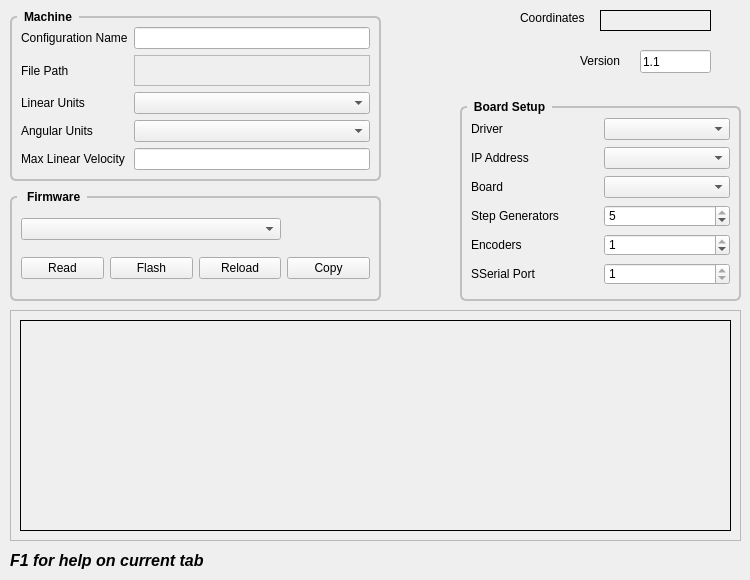
      <widget class="QWidget" name="machine">
       <attribute name="title">
        <string>Machine</string>
       </attribute>
       <widget class="QLabel" name="label_30">
        <property name="geometry">
         <rect>
          <x>580</x>
          <y>50</y>
          <width>59</width>
          <height>21</height>
         </rect>
        </property>
        <property name="text">
         <string>Version</string>
        </property>
       </widget>
       <widget class="QLineEdit" name="versionLE">
        <property name="geometry">
         <rect>
          <x>640</x>
          <y>50</y>
          <width>71</width>
          <height>23</height>
         </rect>
        </property>
        <property name="text">
         <string>1.1</string>
        </property>
       </widget>
       <widget class="QGroupBox" name="gridGroupBox">
        <property name="geometry">
         <rect>
          <x>460</x>
          <y>100</y>
          <width>281</width>
          <height>201</height>
         </rect>
        </property>
        <property name="styleSheet">
         <string notr="true">QGroupBox {
    font: bold;
    border: 2px solid silver;
    border-radius: 6px;
    margin-top: 6px;
}

QGroupBox::title {
    subcontrol-origin: margin;
    left: 7px;
    padding: 0px 5px 0px 5px;
}</string>
        </property>
        <property name="title">
         <string>Board Setup</string>
        </property>
        <layout class="QGridLayout" name="gridLayout_26">
         <item row="4" column="1">
          <widget class="QSpinBox" name="encodersSB">
           <property name="minimum">
            <number>0</number>
           </property>
           <property name="maximum">
            <number>1</number>
           </property>
           <property name="value">
            <number>1</number>
           </property>
          </widget>
         </item>
         <item row="3" column="1">
          <widget class="QSpinBox" name="stepgensSB">
           <property name="minimum">
            <number>1</number>
           </property>
           <property name="maximum">
            <number>5</number>
           </property>
           <property name="value">
            <number>5</number>
           </property>
          </widget>
         </item>
         <item row="0" column="0">
          <widget class="QLabel" name="label_36">
           <property name="text">
            <string>Driver</string>
           </property>
          </widget>
         </item>
         <item row="1" column="1">
          <widget class="QComboBox" name="ipAddressCB"/>
         </item>
         <item row="3" column="0">
          <widget class="QLabel" name="label_33">
           <property name="text">
            <string>Step Generators</string>
           </property>
          </widget>
         </item>
         <item row="2" column="1">
          <widget class="QComboBox" name="boardCB"/>
         </item>
         <item row="0" column="1">
          <widget class="QComboBox" name="driverCB"/>
         </item>
         <item row="4" column="0">
          <widget class="QLabel" name="label_34">
           <property name="text">
            <string>Encoders</string>
           </property>
          </widget>
         </item>
         <item row="2" column="0">
          <widget class="QLabel" name="label_32">
           <property name="text">
            <string>Board</string>
           </property>
          </widget>
         </item>
         <item row="1" column="0">
          <widget class="QLabel" name="label_27">
           <property name="text">
            <string>IP Address</string>
           </property>
          </widget>
         </item>
         <item row="5" column="0">
          <widget class="QLabel" name="label_35">
           <property name="text">
            <string>SSerial Port</string>
           </property>
          </widget>
         </item>
         <item row="5" column="1">
          <widget class="QSpinBox" name="sserialSB">
           <property name="minimum">
            <number>1</number>
           </property>
           <property name="maximum">
            <number>1</number>
           </property>
          </widget>
         </item>
        </layout>
       </widget>
       <widget class="QLabel" name="label_10">
        <property name="geometry">
         <rect>
          <x>520</x>
          <y>10</y>
          <width>71</width>
          <height>16</height>
         </rect>
        </property>
        <property name="text">
         <string>Coordinates</string>
        </property>
       </widget>
       <widget class="QLabel" name="coordinatesLB">
        <property name="geometry">
         <rect>
          <x>600</x>
          <y>10</y>
          <width>111</width>
          <height>21</height>
         </rect>
        </property>
        <property name="frameShape">
         <enum>QFrame::Box</enum>
        </property>
        <property name="text">
         <string/>
        </property>
       </widget>
       <widget class="QScrollArea" name="scrollArea">
        <property name="geometry">
         <rect>
          <x>10</x>
          <y>310</y>
          <width>731</width>
          <height>231</height>
         </rect>
        </property>
        <property name="widgetResizable">
         <bool>true</bool>
        </property>
        <widget class="QWidget" name="scrollAreaWidgetContents">
         <property name="geometry">
          <rect>
           <x>0</x>
           <y>0</y>
           <width>729</width>
           <height>229</height>
          </rect>
         </property>
         <layout class="QHBoxLayout" name="horizontalLayout">
          <item>
           <widget class="QLabel" name="outputLB">
            <property name="font">
             <font>
              <family>Courier 10 Pitch</family>
              <pointsize>10</pointsize>
              <weight>75</weight>
              <bold>true</bold>
             </font>
            </property>
            <property name="frameShape">
             <enum>QFrame::Box</enum>
            </property>
            <property name="text">
             <string/>
            </property>
            <property name="alignment">
             <set>Qt::AlignLeading|Qt::AlignLeft|Qt::AlignTop</set>
            </property>
            <property name="textInteractionFlags">
             <set>Qt::LinksAccessibleByMouse|Qt::TextSelectableByMouse</set>
            </property>
           </widget>
          </item>
         </layout>
        </widget>
       </widget>
       <widget class="QGroupBox" name="gridGroupBox">
        <property name="geometry">
         <rect>
          <x>10</x>
          <y>190</y>
          <width>371</width>
          <height>111</height>
         </rect>
        </property>
        <property name="styleSheet">
         <string notr="true">QGroupBox {
    font: bold;
    border: 2px solid silver;
    border-radius: 6px;
    margin-top: 6px;
}

QGroupBox::title {
    subcontrol-origin: margin;
    left: 7px;
    padding: 0px 5px 0px 5px;
}</string>
        </property>
        <property name="title">
         <string> Firmware</string>
        </property>
        <layout class="QGridLayout" name="gridLayout_29">
         <item row="1" column="2">
          <widget class="QPushButton" name="reloadPB">
           <property name="text">
            <string>Reload</string>
           </property>
          </widget>
         </item>
         <item row="1" column="1">
          <widget class="QPushButton" name="flashPB">
           <property name="text">
            <string>Flash</string>
           </property>
          </widget>
         </item>
         <item row="0" column="0" colspan="3">
          <widget class="QComboBox" name="firmwareCB">
           <property name="sizePolicy">
            <sizepolicy hsizetype="Preferred" vsizetype="Fixed">
             <horstretch>0</horstretch>
             <verstretch>0</verstretch>
            </sizepolicy>
           </property>
          </widget>
         </item>
         <item row="1" column="0">
          <widget class="QPushButton" name="testConnectionPB">
           <property name="text">
            <string>Read</string>
           </property>
          </widget>
         </item>
         <item row="1" column="3">
          <widget class="QPushButton" name="copyPB">
           <property name="toolTip">
            <string>&lt;html&gt;&lt;head/&gt;&lt;body&gt;&lt;p&gt;Copy the Output&lt;br/&gt;to the clipboard&lt;/p&gt;&lt;/body&gt;&lt;/html&gt;</string>
           </property>
           <property name="text">
            <string>Copy</string>
           </property>
          </widget>
         </item>
        </layout>
       </widget>
       <widget class="QLabel" name="label_292">
        <property name="geometry">
         <rect>
          <x>10</x>
          <y>550</y>
          <width>261</width>
          <height>21</height>
         </rect>
        </property>
        <property name="font">
         <font>
          <pointsize>12</pointsize>
          <weight>75</weight>
          <italic>true</italic>
          <bold>true</bold>
         </font>
        </property>
        <property name="text">
         <string>F1 for help on current tab</string>
        </property>
       </widget>
       <widget class="QGroupBox" name="gridGroupBox">
        <property name="geometry">
         <rect>
          <x>10</x>
          <y>10</y>
          <width>371</width>
          <height>171</height>
         </rect>
        </property>
        <property name="styleSheet">
         <string notr="true">QGroupBox {
    font: bold;
    border: 2px solid silver;
    border-radius: 6px;
    margin-top: 6px;
}

QGroupBox::title {
    subcontrol-origin: margin;
    left: 7px;
    padding: 0px 5px 0px 5px;
}</string>
        </property>
        <property name="title">
         <string>Machine</string>
        </property>
        <layout class="QGridLayout" name="gridLayout_46">
         <property name="leftMargin">
          <number>9</number>
         </property>
         <property name="topMargin">
          <number>9</number>
         </property>
         <property name="rightMargin">
          <number>9</number>
         </property>
         <property name="bottomMargin">
          <number>9</number>
         </property>
         <item row="1" column="0">
          <widget class="QLabel" name="label_2">
           <property name="text">
            <string>File Path</string>
           </property>
          </widget>
         </item>
         <item row="2" column="0">
          <widget class="QLabel" name="label_3">
           <property name="text">
            <string>Linear Units</string>
           </property>
          </widget>
         </item>
         <item row="3" column="1">
          <widget class="QComboBox" name="angularUnitsCB"/>
         </item>
         <item row="0" column="1">
          <widget class="QLineEdit" name="configName">
           <property name="toolTip">
            <string>&lt;html&gt;&lt;head/&gt;&lt;body&gt;&lt;p&gt;Any combination of letters and digits&lt;br/&gt;including the dash and underscore.&lt;br/&gt;Spaces are replaced with underscore.&lt;/p&gt;&lt;/body&gt;&lt;/html&gt;</string>
           </property>
          </widget>
         </item>
         <item row="2" column="1">
          <widget class="QComboBox" name="linearUnitsCB"/>
         </item>
         <item row="3" column="0">
          <widget class="QLabel" name="label_8">
           <property name="text">
            <string>Angular Units</string>
           </property>
          </widget>
         </item>
         <item row="4" column="1">
          <widget class="QLineEdit" name="maxLinearVelocity"/>
         </item>
         <item row="4" column="0">
          <widget class="QLabel" name="label_37">
           <property name="text">
            <string>&lt;html&gt;&lt;head/&gt;&lt;body&gt;&lt;p&gt;Max Linear Velocity&lt;/p&gt;&lt;/body&gt;&lt;/html&gt;</string>
           </property>
          </widget>
         </item>
         <item row="0" column="0">
          <widget class="QLabel" name="label">
           <property name="text">
            <string>Configuration Name</string>
           </property>
          </widget>
         </item>
         <item row="1" column="1">
          <widget class="QLabel" name="pathLabel">
           <property name="frameShape">
            <enum>QFrame::StyledPanel</enum>
           </property>
           <property name="text">
            <string/>
           </property>
          </widget>
         </item>
        </layout>
       </widget>
      </widget>
